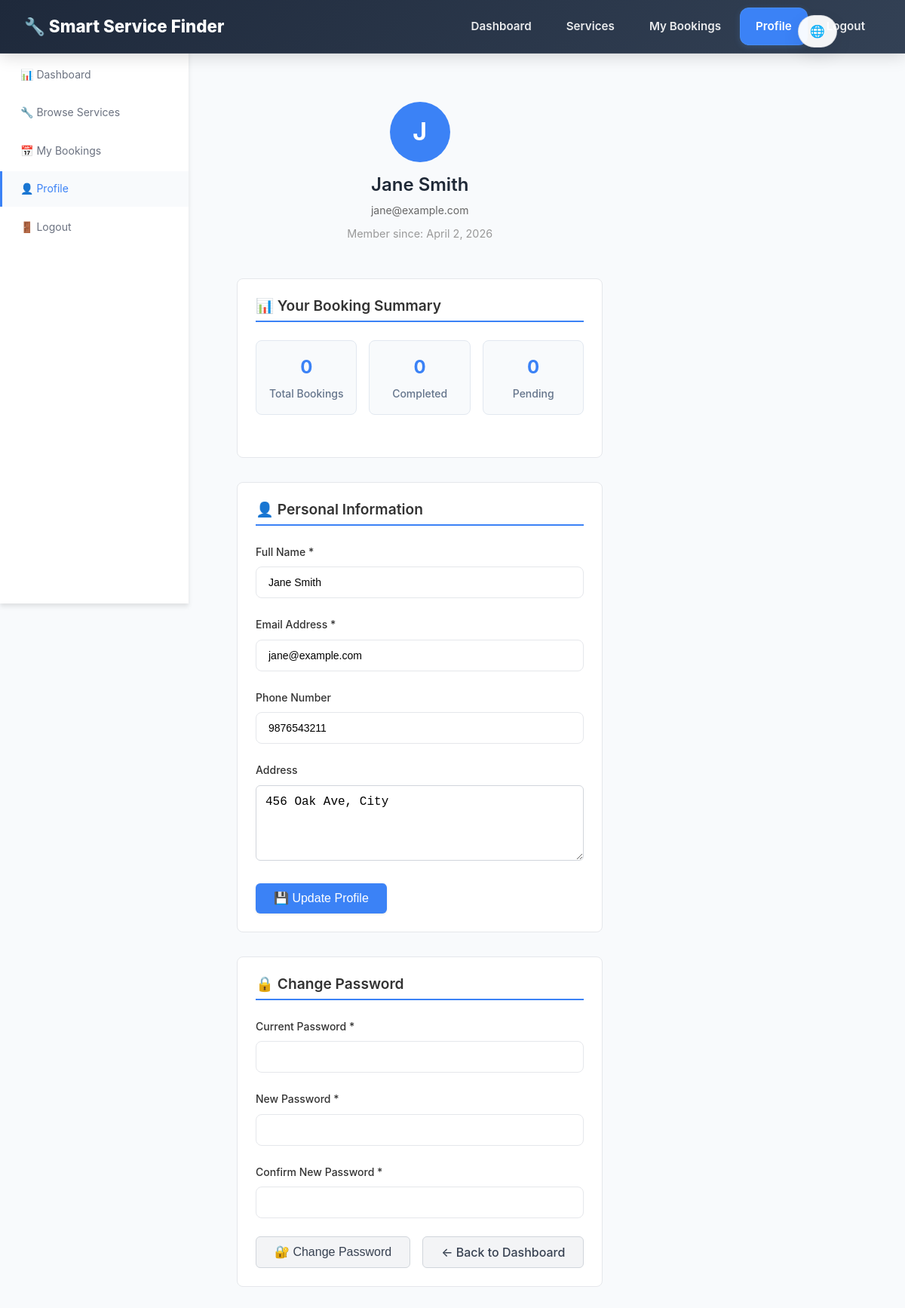
/user/profile.php (signed in), run on the app's committed database.
### tables this page shows
CREATE TABLE IF NOT EXISTS users (
    id INT AUTO_INCREMENT PRIMARY KEY,
    name VARCHAR(100) NOT NULL,
    email VARCHAR(100) UNIQUE NOT NULL,
    password VARCHAR(255) NOT NULL,
    role ENUM('user', 'provider', 'admin') NOT NULL DEFAULT 'user',
    phone VARCHAR(20),
    address TEXT,
    created_at TIMESTAMP DEFAULT CURRENT_TIMESTAMP
);

### config/db.php (called while the page is built, shortened)
<?php
function getUserId() {
    return isset($_SESSION['user_id']) ? $_SESSION['user_id'] : null;
}
?>

### user/profile.php (the view, shortened to what this page needs)
<?php
require_once '../config/db.php';
$userId = getUserId();
$user = $conn->query("SELECT * FROM users WHERE id = $userId")->fetch_assoc();
$stats = [
    'total' => $conn->query("SELECT COUNT(*) as count FROM bookings WHERE user_id = $userId")->fetch_assoc()['count'],
    'pending' => $conn->query("SELECT COUNT(*) as count FROM bookings WHERE user_id = $userId AND status = 'pending'")->fetch_assoc()['count'],
    'completed' => $conn->query("SELECT COUNT(*) as count FROM bookings WHERE user_id = $userId AND status = 'completed'")->fetch_assoc()['count']
];
?>
<!DOCTYPE html>
<html lang="en">
<head>
    <link rel="stylesheet" href="../assets/css/style.css">
</head>
<body>
    <nav class="navbar">
        <div class="navbar-container">
            <a href="../index.php" class="navbar-brand">
                🔧 Smart Service Finder
            </a>
            <ul class="navbar-nav">
                <li><a href="dashboard.php">Dashboard</a></li>
                <li><a href="services.php">Services</a></li>
                <li><a href="my_bookings.php">My Bookings</a></li>
                <li><a href="profile.php" class="active">Profile</a></li>
                <li><a href="../auth/logout.php">Logout</a></li>
            </ul>
        </div>
    </nav>
    <div class="flex">
        <aside class="sidebar">
            <ul class="sidebar-nav">
                <li><a href="dashboard.php">📊 Dashboard</a></li>
                <li><a href="services.php">🔧 Browse Services</a></li>
                <li><a href="my_bookings.php">📅 My Bookings</a></li>
                <li><a href="profile.php" class="active">👤 Profile</a></li>
                <li><a href="../auth/logout.php">🚪 Logout</a></li>
            </ul>
        </aside>
        <main class="main-content">
            <div class="simple-profile">
                <div class="profile-header">
                    <div class="profile-avatar">
                        <?php echo strtoupper(substr($user['name'], 0, 1)); ?>
                    </div>
                    <h1 class="profile-name"><?php echo htmlspecialchars($user['name']); ?></h1>
                    <p class="profile-email"><?php echo htmlspecialchars($user['email']); ?></p>
                    <p class="profile-member-since">Member since: <?php echo date('F j, Y', strtotime($user['created_at'])); ?></p>
                </div>
                <div class="simple-card">
                    <h2 class="card-title">📊 Your Booking Summary</h2>
                    <div class="stats-row">
                        <div class="stat-box">
                            <div class="stat-number"><?php echo $stats['total']; ?></div>
                            <div class="stat-label">Total Bookings</div>
                        </div>
                        <div class="stat-box">
                            <div class="stat-number"><?php echo $stats['completed']; ?></div>
                            <div class="stat-label">Completed</div>
                        </div>
                        <div class="stat-box">
                            <div class="stat-number"><?php echo $stats['pending']; ?></div>
                            <div class="stat-label">Pending</div>
                        </div>
                    </div>
                </div>
                <div class="simple-card">
                    <h2 class="card-title">👤 Personal Information</h2>
                    <form method="POST">
                        <div class="form-group">
                            <label for="name">Full Name *</label>
                            <input type="text" id="name" name="name" required
                                   class="form-control"
                                   value="<?php echo htmlspecialchars($user['name']); ?>">
                        </div>
                        <div class="form-group">
                            <label for="email">Email Address *</label>
                            <input type="email" id="email" name="email" required
                                   class="form-control"
                                   value="<?php echo htmlspecialchars($user['email']); ?>">
                        </div>
                        <div class="form-group">
                            <label for="phone">Phone Number</label>
                            <input type="tel" id="phone" name="phone"
                                   class="form-control"
                                   value="<?php echo htmlspecialchars($user['phone'] ?? ''); ?>">
                        </div>
                        <div class="form-group">
                            <label for="address">Address</label>
                            <textarea id="address" name="address" rows="3"
                                      class="form-control"
                                      placeholder="Enter your address"><?php echo htmlspecialchars($user['address'] ?? ''); ?></textarea>
                        </div>
                        <button type="submit" class="btn btn-primary">
                            💾 Update Profile
                        </button>
                    </form>
                </div>
                <div class="simple-card">
                    <h2 class="card-title">🔒 Change Password</h2>
                    <form method="POST">
                        <div class="form-group">
                            <label for="current_password">Current Password *</label>
                            <input type="password" id="current_password" name="current_password" required
                                   class="form-control">
                        </div>
                        <div class="form-group">
                            <label for="new_password">New Password *</label>
                            <input type="password" id="new_password" name="new_password" required
                                   class="form-control">
                        </div>
                        <div class="form-group">
                            <label for="confirm_password">Confirm New Password *</label>
                            <input type="password" id="confirm_password" name="confirm_password" required
                                   class="form-control">
                        </div>
                        <div style="display: flex; gap: 1rem;">
                            <button type="submit" class="btn btn-secondary">
                                🔐 Change Password
                            </button>
                            <a href="dashboard.php" class="btn btn-secondary">
                                ← Back to Dashboard
                            </a>
                        </div>
                    </form>
                </div>
            </div>
        </main>
    </div>
</body>
</html>

### user/profile.php (style rules this page uses)
.simple-profile { max-width: 800px; margin: 0 auto; padding: 2rem; }
.profile-header { text-align: center; margin-bottom: 3rem; }
.profile-avatar { width: 80px; height: 80px; background: #3b82f6; color: white; border-radius: 50%; display: flex; align-items: center; justify-content: center; font-size: 2rem; font-weight: bold; margin: 0 auto 1rem; }
.profile-name { font-size: 1.5rem; font-weight: 600; margin-bottom: 0.5rem; }
.profile-email { color: #666; margin-bottom: 0.5rem; }
.profile-member-since { color: #999; font-size: 0.9rem; }
.simple-card { background: white; border: 1px solid #e5e7eb; border-radius: 0.5rem; padding: 1.5rem; margin-bottom: 2rem; }
.card-title { font-size: 1.2rem; font-weight: 600; margin-bottom: 1.5rem; color: #333; border-bottom: 2px solid #3b82f6; padding-bottom: 0.5rem; }
.form-group { margin-bottom: 1.5rem; }
.form-group label { display: block; margin-bottom: 0.5rem; font-weight: 500; color: #333; }
.form-control { width: 100%; padding: 0.75rem; border: 1px solid #d1d5db; border-radius: 0.375rem; font-size: 1rem; }
.btn { padding: 0.75rem 1.5rem; border: none; border-radius: 0.375rem; font-size: 1rem; font-weight: 500; cursor: pointer; text-decoration: none; display: inline-block; transition: all 0.2s ease; }
.btn-primary { background: #3b82f6; color: white; }
.btn-secondary { background: #f3f4f6; color: #374151; border: 1px solid #d1d5db; }
.stats-row { display: grid; grid-template-columns: repeat(3, 1fr); gap: 1rem; margin-bottom: 2rem; }
.stat-box { background: #f8fafc; border: 1px solid #e2e8f0; border-radius: 0.5rem; padding: 1rem; text-align: center; }
.stat-number { font-size: 1.5rem; font-weight: bold; color: #3b82f6; margin-bottom: 0.25rem; }
.stat-label { font-size: 0.875rem; color: #64748b; }

### data on the page
users: name "J", name "Jane Smith", email "jane@example.com", created_at "April 2, 2026", phone "9876543211", address "456 Oak Ave, City"

### other printed values
$stats['total'] "0"
$stats['completed'] "0"
$stats['pending'] "0"
